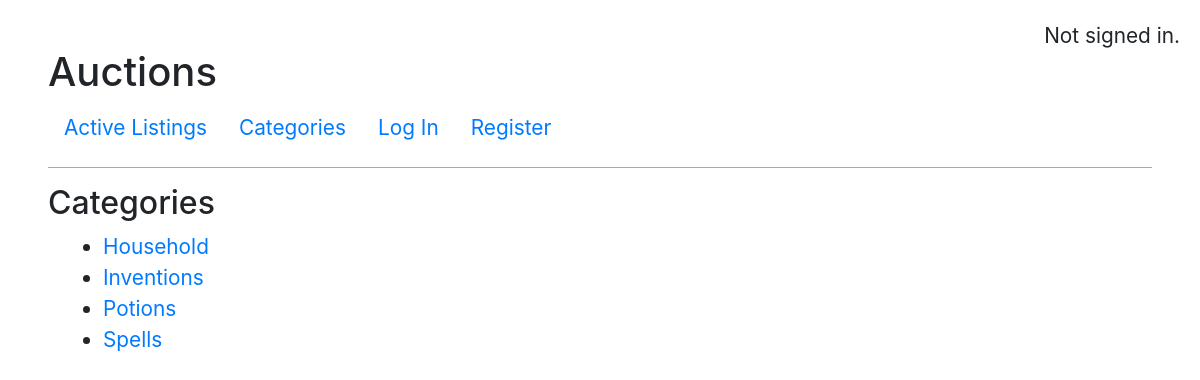
The page /categories on the database as committed earlier.
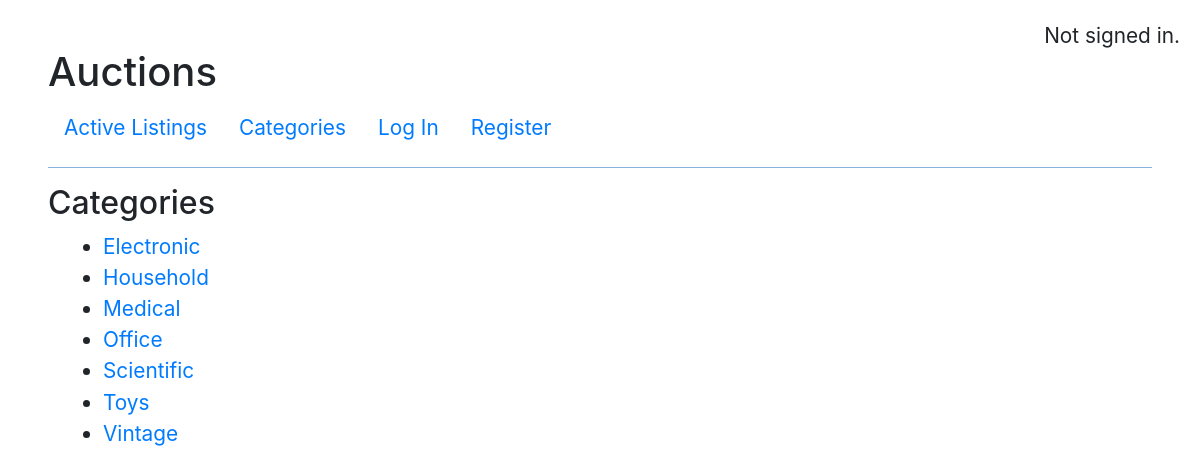
The same page on the database as committed later.
### auctions/models.py (models this page shows)
class Categories(models.Model):
    category = models.CharField(max_length=64)
    class Meta:
        ordering = ["category"]
    def __str__(self):
        return f"{self.category}"

### auctions/views.py (the view)
# urls.py: path("categories", views.categories, name="categories"),
def categories(request):
    return render(request, "auctions/categories.html", {
        "categories": Categories.objects.all()
    })

### auctions/templates/auctions/categories.html
{% extends "auctions/layout.html" %}
{% block body %}
    <h2>Categories</h2>
    <div class="container-fluid">
        <div class="row">
            <div class="col-md-12">
                <ul>
                  {% for category in categories %}
                    <li><a href="../categories/{{ category }}">{{ category }}</a></li>
                  {% endfor %}
                </ul>
            </div>
        </div>
    </div>
{% endblock %}

Rows that differ between the two databases and show on the page:
added Categories: category "Electronic"
changed Categories: category "Inventions" → "Medical"
added Categories: category "Office"
changed Categories: category "Spells" → "Scientific"; moves up the list
added Categories: category "Toys"
changed Categories: category "Potions" → "Vintage"
